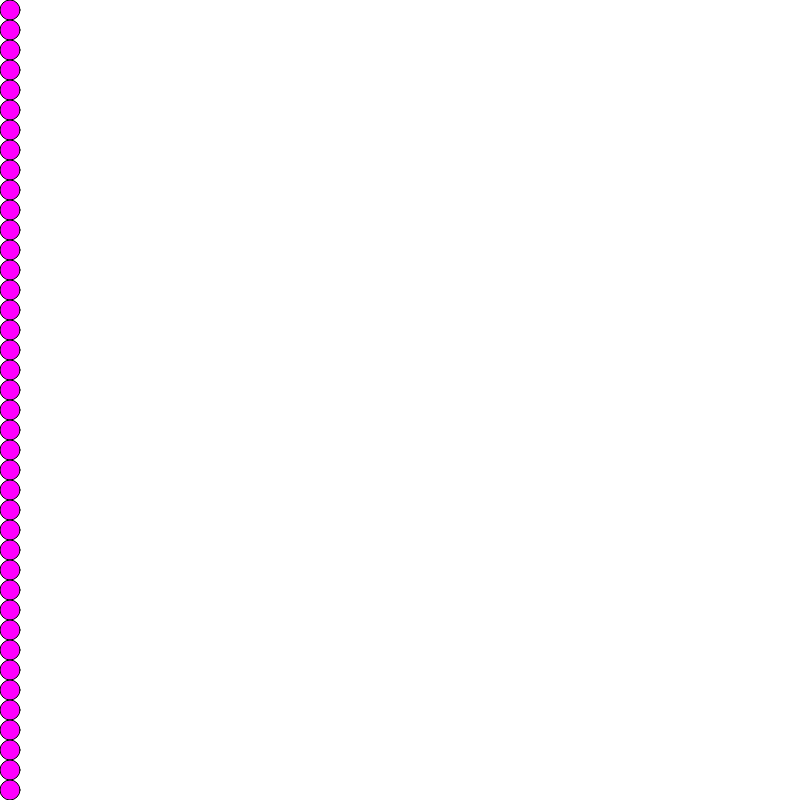
Frame 1 (no input)
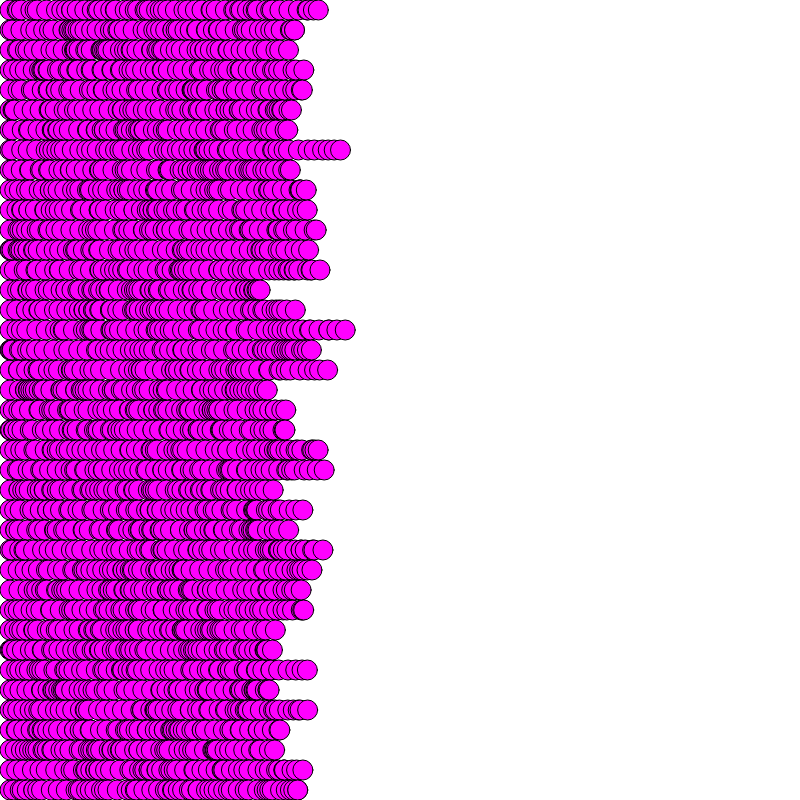
Frame 60 (no input)
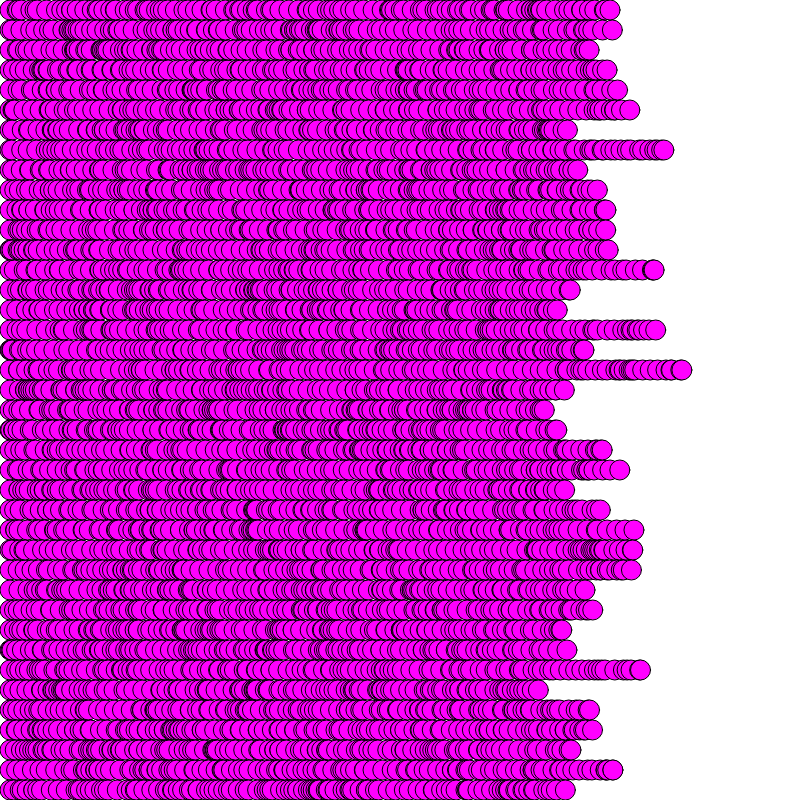
Frame 120 (the mouse pressed at the canvas centre since frame 60)

The p5.js sketch that drew these frames (run headless with seeded random() and noise() and a simulated clock; from frame 60 on, the mouse is pressed at the canvas centre):

// p5.js sketch
// ── sketch.js
let x_pos;
let y_pos;
let x_offset;
function setup()
{
    createCanvas(800, 800);
    x_pos = 10;
    y_pos = 10;
    x_offset = [];
    for(let i = 0; i < 40; i++)
        x_offset.push(0);
}

function draw()
{
    //background(0);
    fill(255, 0, 255);
    
    /*
    for(let i = 0; i < 40; i++)
    {
        ellipse(x_pos + i * 20, y_pos + random(10, 100), 20, 20);
    }
    */
    
    for(let i = 0; i < 40; i++)
    {
        ellipse(x_pos + x_offset[i], y_pos + i * 20, 20, 20);
        x_offset[i] += random(0, 10);
    }
}
